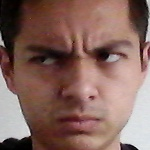
#> input picture recursos/reconocimiento_emociones/Data/Enojo/rostro_105.jpg, 150 x 150 px, given in place of the camera
$ python captura_rostro.py
#> lines starting #> are read from the running program, lines starting #| are printed output that depends on the picture
import cv2
import os
import imutils

emotionName = 'Felicidad'
# [4 lines of commented-out code are left out]
dataPath= 'C:/Users/sebas/Desktop/Universidad/Decimo Semestre/DABM/PROYECTO_FINAL/recursos/reconocimiento_emociones/Data'
personPath = dataPath + '/' + emotionName
if not os.path.exists(personPath):
    print('Carpeta Creada: ', personPath)
    os.makedirs(personPath)

#cap = cv2.VideoCapture('sebas.mp4')
cap = cv2.VideoCapture(0,cv2.CAP_DSHOW)

faceClassif = cv2.CascadeClassifier(cv2.data.haarcascades+'haarcascade_frontalface_default.xml')
count =0

while True:
    ret, frame = cap.read()
#> frame is the input picture: shape (150, 150, 3); mean B, G, R 93.8, 101.8, 133.3
    if ret== False: break
    frame = imutils.resize(frame, width=640)
#> frame: shape (640, 640, 3)
    gray = cv2.cvtColor(frame,cv2.COLOR_BGR2GRAY)
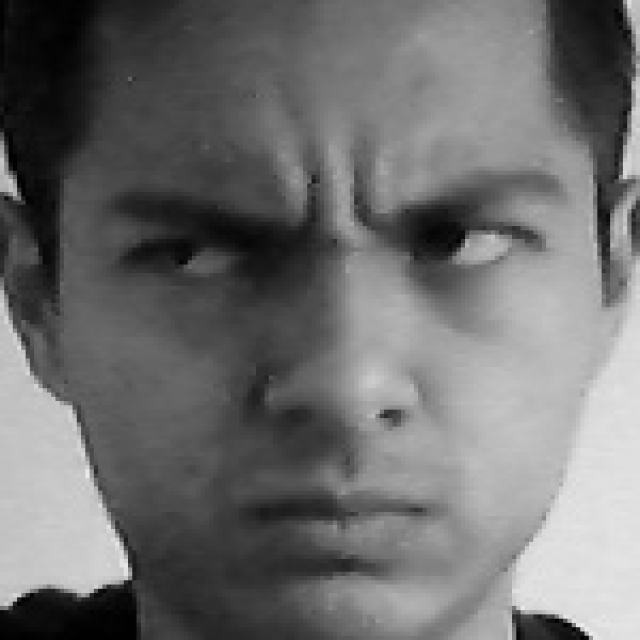
#> gray: shape (640, 640); min 0, max 236, mean 110.3
    auxFrame = frame.copy()

    faces = faceClassif.detectMultiScale(gray, 1.3, 5)
#> faces = [[53, 44, 536, 536]]

    for(x,y,w,h) in faces:
        cv2.rectangle(frame, (x,y),(x+w,+h),(0,255,0),2)
        rostro = auxFrame[y:y+h, x:x+w]
        rostro = cv2.resize(rostro,(150,150),interpolation=cv2.INTER_CUBIC)
        cv2.imwrite(personPath + '/rostro_{}.jpg'.format(count),rostro)
        count = count + 1
#> this loop made 1 pass
#> (x, y, w, h, count) on pass 1: (53, 44, 536, 536, 1)
#> pass 1, `rostro = auxFrame[y:y+h, x:x+w]`:
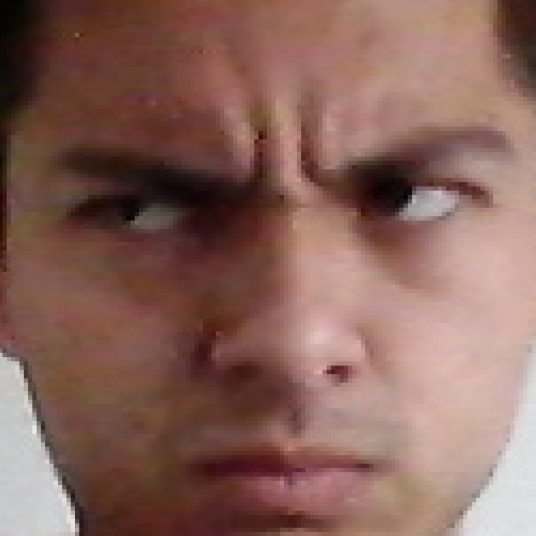
#> rostro: shape (536, 536, 3); mean B, G, R 91.3, 100.4, 136.5
#> after the loop:
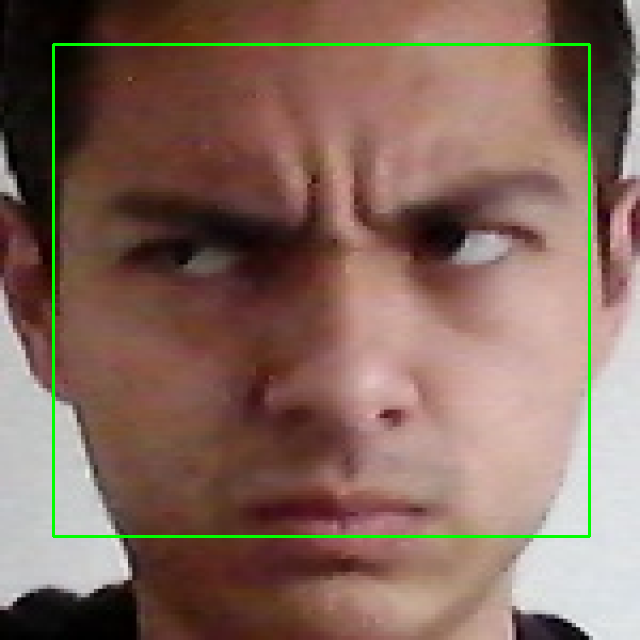
#> frame: shape (640, 640, 3); mean B, G, R 92.3, 104, 131.2
#> after the loop, count = 1
    cv2.imshow('frame',frame)

    k= cv2.waitKey(1)
#> (key Esc is pressed here)
    if k == 27 or count >= 300:
        break
cap.release()
cv2.destroyAllWindows()

$ run again, on recursos/reconocimiento_emociones/Data/Enojo/rostro_108.jpg
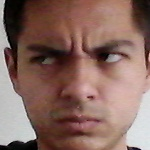
#> input picture recursos/reconocimiento_emociones/Data/Enojo/rostro_108.jpg, 150 x 150 px, given in place of the camera
#> frame is the input picture: shape (150, 150, 3); mean B, G, R 96.4, 105.1, 136
#> `gray = cv2.cvtColor(frame,cv2.COLOR_BGR2GRAY)`:
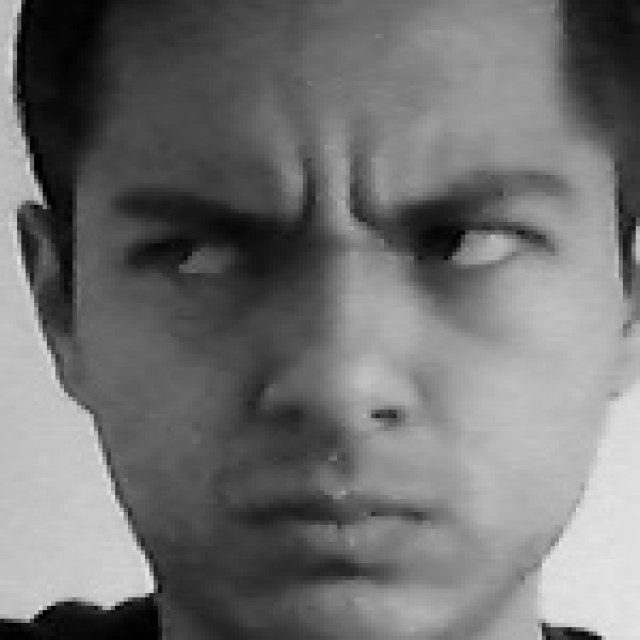
#> gray: shape (640, 640); min 0, max 228, mean 113.3
#> faces = [[46, 38, 544, 544]]
#> the loop `for(x,y,w,h) in faces:` made 1 pass
#> (x, y, w, h, count) on pass 1: (46, 38, 544, 544, 1)
#> after the loop `for(x,y,w,h) in faces:`:
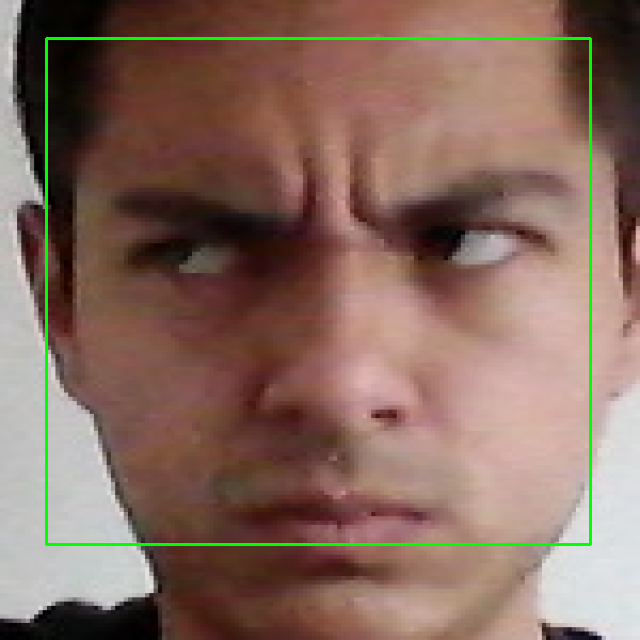
#> frame: shape (640, 640, 3); mean B, G, R 94.8, 107.3, 133.8
#> after the loop `for(x,y,w,h) in faces:`: count = 1
